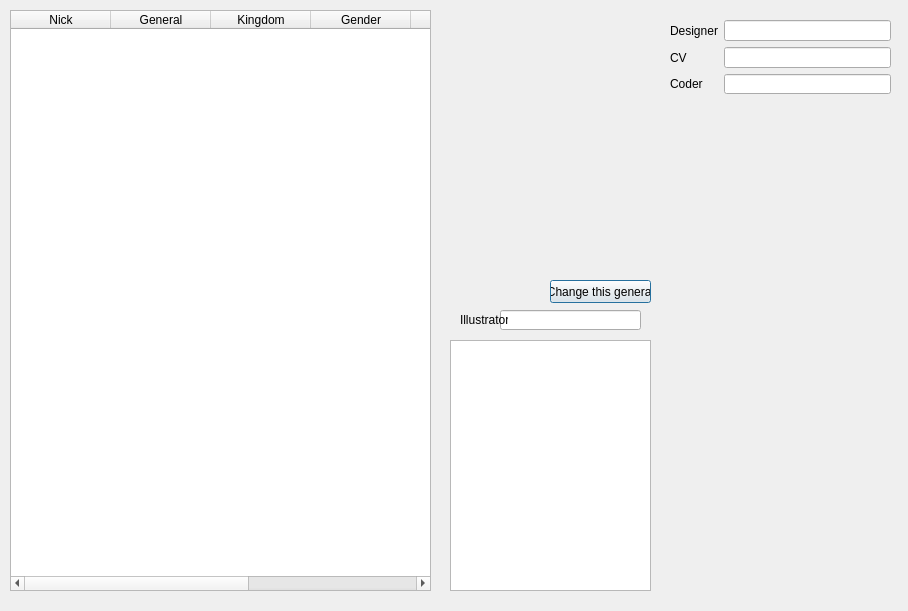
<?xml version="1.0" encoding="UTF-8"?>
<ui version="4.0">
 <class>GeneralOverview</class>
 <widget class="QDialog" name="GeneralOverview">
  <property name="windowModality">
   <enum>Qt::NonModal</enum>
  </property>
  <property name="geometry">
   <rect>
    <x>0</x>
    <y>0</y>
    <width>908</width>
    <height>611</height>
   </rect>
  </property>
  <property name="windowTitle">
   <string>General Overview</string>
  </property>
  <widget class="QTableWidget" name="tableWidget">
   <property name="geometry">
    <rect>
     <x>10</x>
     <y>10</y>
     <width>421</width>
     <height>581</height>
    </rect>
   </property>
   <property name="editTriggers">
    <set>QAbstractItemView::NoEditTriggers</set>
   </property>
   <property name="selectionMode">
    <enum>QAbstractItemView::SingleSelection</enum>
   </property>
   <property name="selectionBehavior">
    <enum>QAbstractItemView::SelectRows</enum>
   </property>
   <property name="sortingEnabled">
    <bool>true</bool>
   </property>
   <column>
    <property name="text">
     <string>Nick</string>
    </property>
   </column>
   <column>
    <property name="text">
     <string>General</string>
    </property>
   </column>
   <column>
    <property name="text">
     <string>Kingdom</string>
    </property>
   </column>
   <column>
    <property name="text">
     <string>Gender</string>
    </property>
   </column>
   <column>
    <property name="text">
     <string>MaxHP</string>
    </property>
   </column>
   <column>
    <property name="text">
     <string>Package</string>
    </property>
   </column>
   <column>
    <property name="text">
     <string>ID</string>
    </property>
   </column>
  </widget>
  <widget class="QTextEdit" name="skillTextEdit">
   <property name="geometry">
    <rect>
     <x>450</x>
     <y>340</y>
     <width>201</width>
     <height>251</height>
    </rect>
   </property>
   <property name="readOnly">
    <bool>true</bool>
   </property>
  </widget>
  <widget class="QLabel" name="generalPhoto">
   <property name="geometry">
    <rect>
     <x>450</x>
     <y>10</y>
     <width>200</width>
     <height>290</height>
    </rect>
   </property>
   <property name="text">
    <string/>
   </property>
   <property name="pixmap">
    <pixmap>../image/generals/card/caocao.jpg</pixmap>
   </property>
  </widget>
  <widget class="QScrollArea" name="scrollArea">
   <property name="geometry">
    <rect>
     <x>670</x>
     <y>104</y>
     <width>221</width>
     <height>487</height>
    </rect>
   </property>
   <property name="frameShape">
    <enum>QFrame::NoFrame</enum>
   </property>
   <property name="widgetResizable">
    <bool>true</bool>
   </property>
   <widget class="QWidget" name="scrollAreaWidgetContents">
    <property name="geometry">
     <rect>
      <x>0</x>
      <y>0</y>
      <width>221</width>
      <height>487</height>
     </rect>
    </property>
   </widget>
  </widget>
  <widget class="QWidget" name="layoutWidget">
   <property name="geometry">
    <rect>
     <x>670</x>
     <y>20</y>
     <width>221</width>
     <height>74</height>
    </rect>
   </property>
   <layout class="QGridLayout" name="gridLayout">
    <item row="0" column="0">
     <widget class="QLabel" name="designerLabel">
      <property name="text">
       <string>Designer</string>
      </property>
     </widget>
    </item>
    <item row="0" column="1">
     <widget class="QLineEdit" name="designerLineEdit">
      <property name="alignment">
       <set>Qt::AlignRight|Qt::AlignTrailing|Qt::AlignVCenter</set>
      </property>
      <property name="readOnly">
       <bool>true</bool>
      </property>
     </widget>
    </item>
    <item row="1" column="0">
     <widget class="QLabel" name="cvLabel">
      <property name="text">
       <string>CV</string>
      </property>
     </widget>
    </item>
    <item row="1" column="1">
     <widget class="QLineEdit" name="cvLineEdit">
      <property name="frame">
       <bool>true</bool>
      </property>
      <property name="alignment">
       <set>Qt::AlignRight|Qt::AlignTrailing|Qt::AlignVCenter</set>
      </property>
      <property name="readOnly">
       <bool>true</bool>
      </property>
     </widget>
    </item>
    <item row="2" column="0">
     <widget class="QLabel" name="coderLabel">
      <property name="text">
       <string>Coder</string>
      </property>
     </widget>
    </item>
    <item row="2" column="1">
     <widget class="QLineEdit" name="coderLineEdit">
      <property name="frame">
       <bool>true</bool>
      </property>
      <property name="alignment">
       <set>Qt::AlignRight|Qt::AlignTrailing|Qt::AlignVCenter</set>
      </property>
      <property name="readOnly">
       <bool>true</bool>
      </property>
     </widget>
    </item>
   </layout>
  </widget>
  <widget class="QLineEdit" name="illustratorLineEdit">
   <property name="geometry">
    <rect>
     <x>500</x>
     <y>310</y>
     <width>141</width>
     <height>20</height>
    </rect>
   </property>
   <property name="frame">
    <bool>true</bool>
   </property>
   <property name="alignment">
    <set>Qt::AlignCenter</set>
   </property>
   <property name="readOnly">
    <bool>true</bool>
   </property>
  </widget>
  <widget class="QLabel" name="illustratorLabel">
   <property name="geometry">
    <rect>
     <x>460</x>
     <y>310</y>
     <width>48</width>
     <height>20</height>
    </rect>
   </property>
   <property name="text">
    <string>Illustrator</string>
   </property>
  </widget>
  <widget class="QPushButton" name="changeGeneralButton">
   <property name="geometry">
    <rect>
     <x>550</x>
     <y>280</y>
     <width>101</width>
     <height>23</height>
    </rect>
   </property>
   <property name="text">
    <string>Change this general</string>
   </property>
  </widget>
 </widget>
 <resources/>
 <connections/>
</ui>
